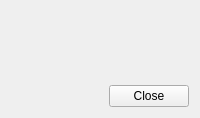
<?xml version="1.0" encoding="UTF-8"?>
<ui version="4.0">
 <class>ReportsDialog</class>
 <widget class="QWidget" name="ReportsDialog">
  <layout class="QVBoxLayout" name="verticalLayout" stretch="0,0">
   <item>
    <layout class="QHBoxLayout" name="horizontalLayout_2" stretch="0,1">
     <item>
      <widget class="CategoryListWidget" name="categoryList" native="true"/>
     </item>
     <item>
      <widget class="QScrollArea" name="stackedWidgetScrollArea">
       <property name="frameShape">
        <enum>QFrame::NoFrame</enum>
       </property>
       <property name="widgetResizable">
        <bool>true</bool>
       </property>
       <widget class="QStackedWidget" name="stackedWidget">
        <property name="currentIndex">
         <number>-1</number>
        </property>
       </widget>
      </widget>
     </item>
    </layout>
   </item>
   <item>
    <layout class="QHBoxLayout" name="horizontalLayout">
     <item>
      <widget class="QDialogButtonBox" name="buttonBox">
       <property name="standardButtons">
        <set>QDialogButtonBox::Close</set>
       </property>
      </widget>
     </item>
    </layout>
   </item>
  </layout>
 </widget>
 <customwidgets>
  <customwidget>
   <class>CategoryListWidget</class>
   <extends>QWidget</extends>
   <header>gui/CategoryListWidget.h</header>
   <container>1</container>
  </customwidget>
 </customwidgets>
 <resources/>
 <connections/>
</ui>
